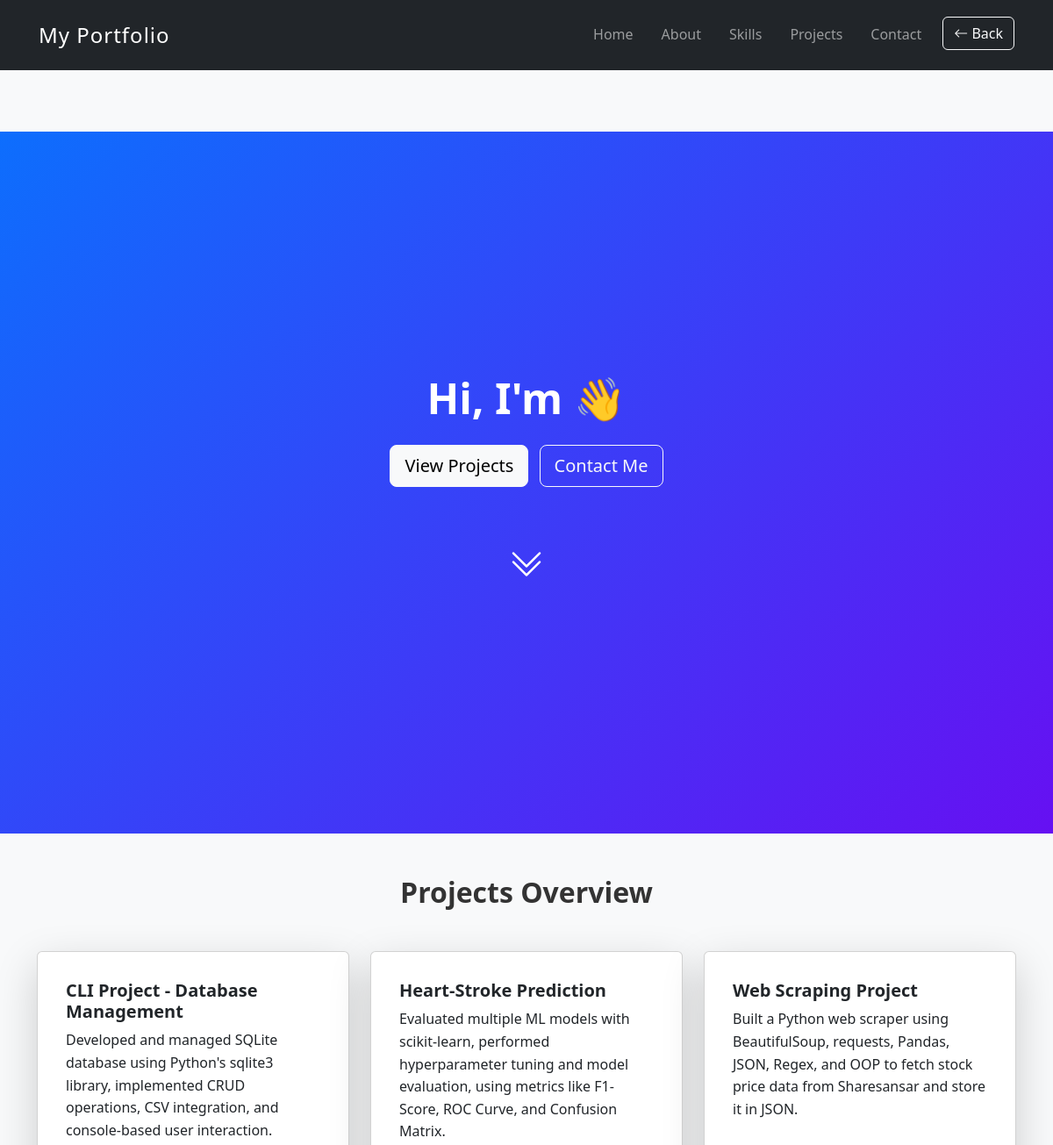
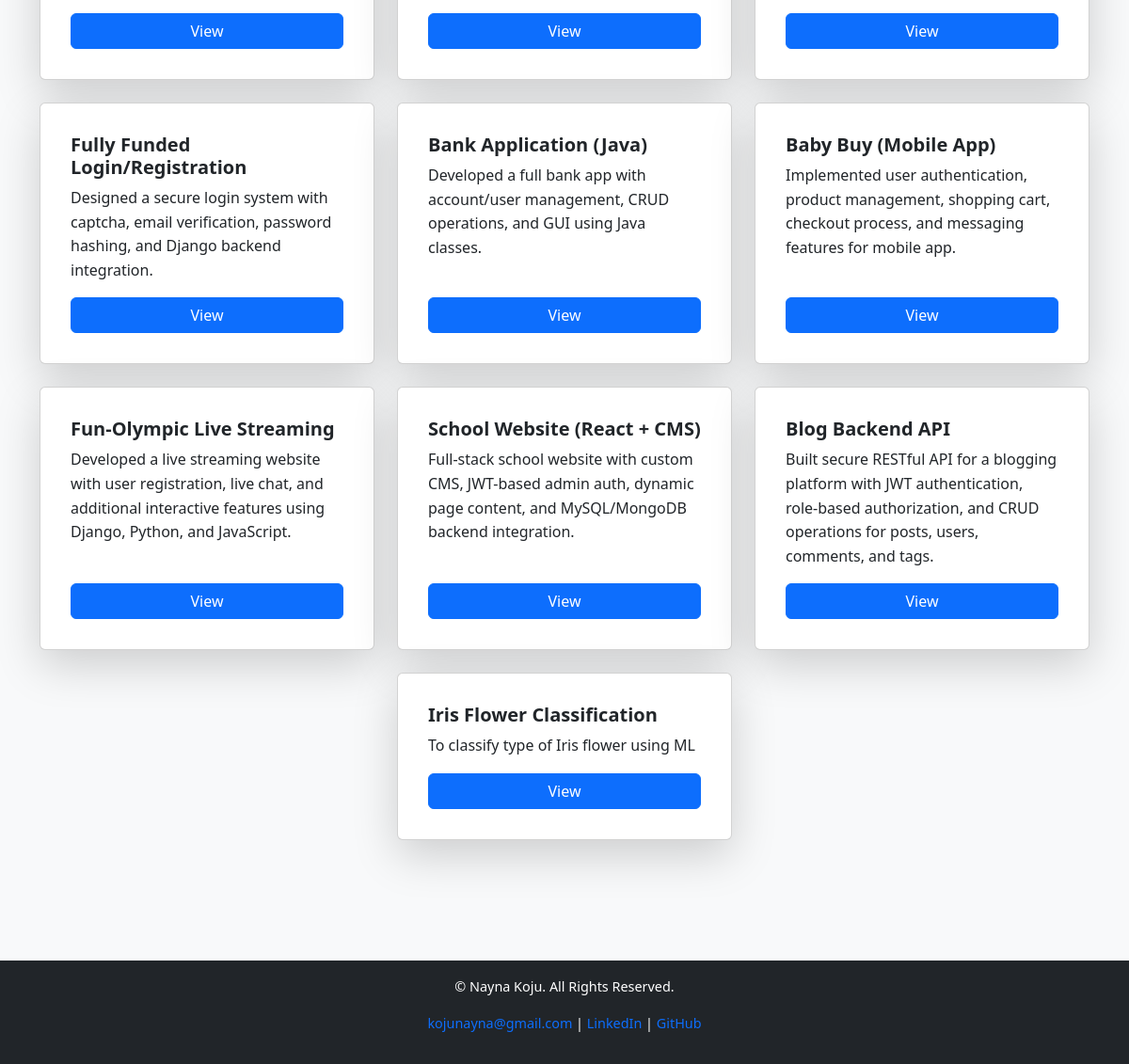
Before: / with the older database file (2 pictures, top to bottom).
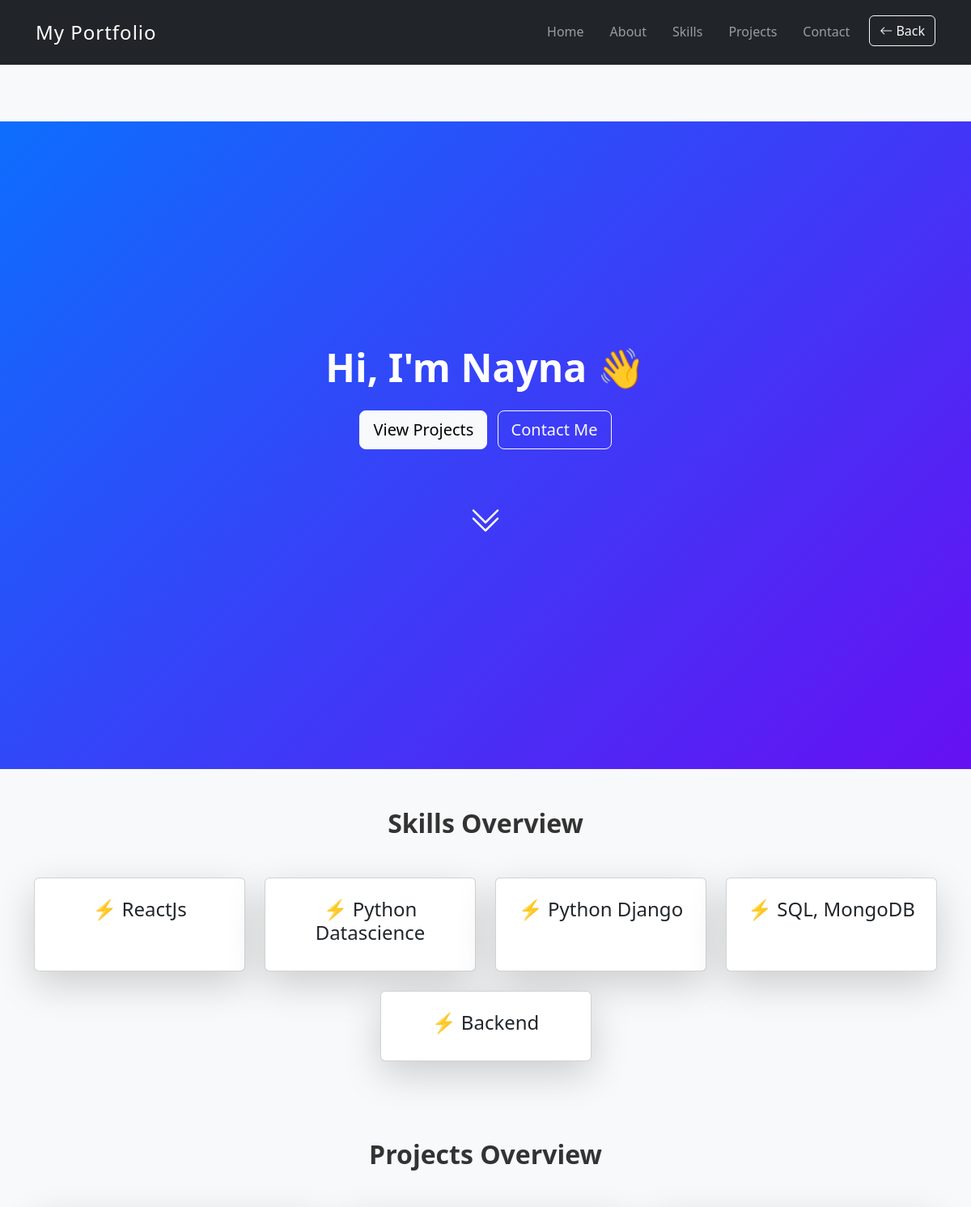
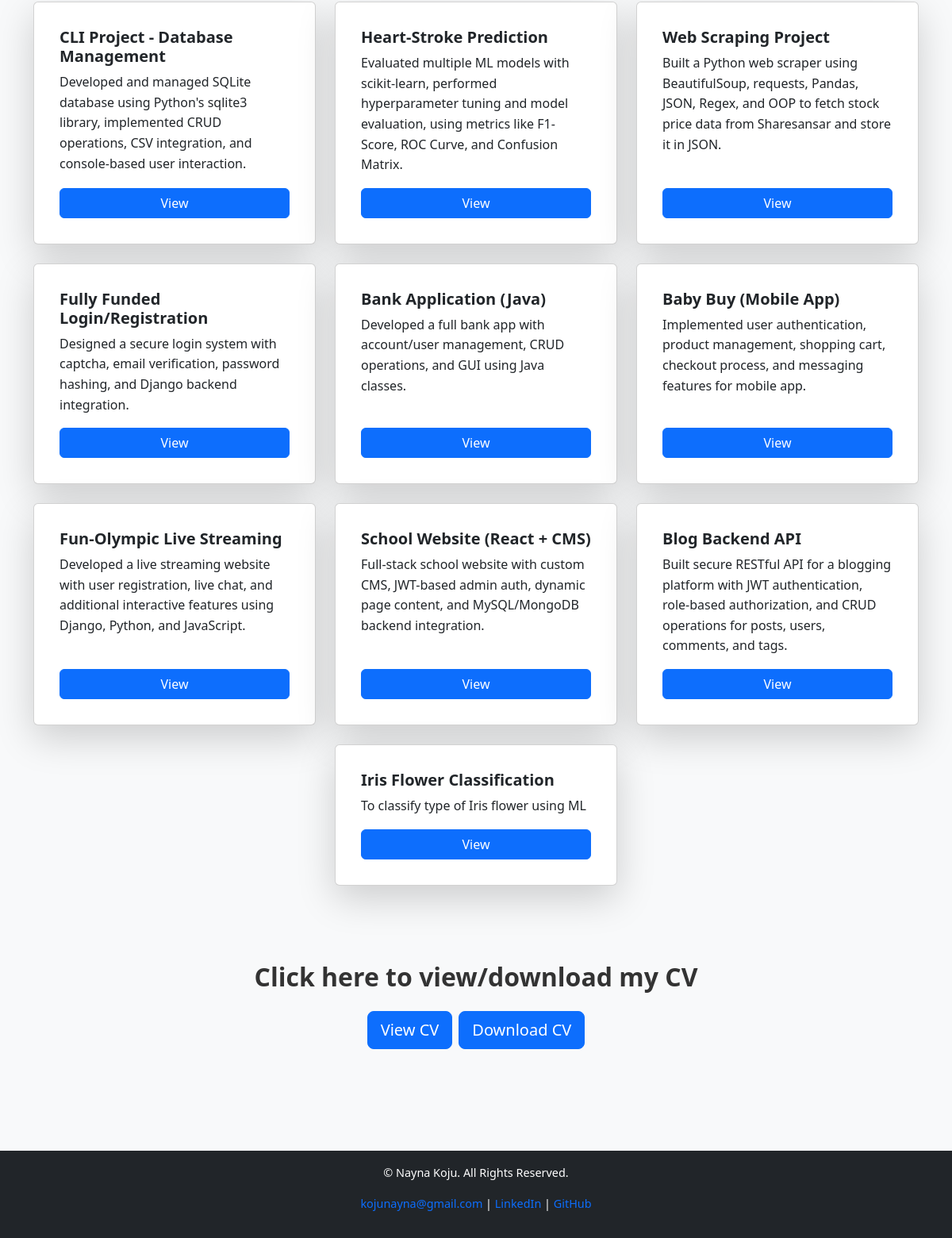
After: the same page with the newer database file (2 pictures, top to bottom).
### myportfolio/models.py (models this page shows, shortened)
class Project(models.Model):
    title = models.CharField(max_length=200)
    description = models.TextField()
    link = models.URLField(blank=True, null=True)  # project link

class Bio(models.Model):
    name = models.CharField(max_length=100)
    title = models.CharField(max_length=200)
    profile_pic=models.ImageField(upload_to="profile_pics/", blank=True, null=True)

class Skill(models.Model):
    name = models.CharField(max_length=100)

### myportfolio/views.py (the view)
# urls.py: path('', views.home, name='home'),
def home(request):
    bio = Bio.objects.first()
    projects = Project.objects.all()
    skills = Skill.objects.all()
    contact = Contact.objects.first()
    cv = CV.objects.last() #fetches the latest CV
    context = {
        "bio": bio,
        "projects": projects,
        "skills": skills,
        "contact": contact,
        "cv" : cv,
    }
    return render(request, "home.html", context)

### myportfolio/templates/home.html (shortened to what this page needs)
{% extends 'base.html' %}
{% block content %}
<main>
  <header id="hero" class="bg-primary text-white text-center py-5 position-relative overflow-hidden" style="min-height: 100vh;">
    <div id="particles-js" class="position-absolute w-100 h-100" style="z-index:0;"></div>
    <div class="container position-relative" style="z-index:1;">
      <h1 class="display-4 fw-bold mb-3" data-aos="fade-down">Hi, I'm {{ bio.name }} 👋</h1>
      <a href="#projects" class="btn btn-light btn-lg me-2 mb-2" data-aos="fade-up" data-aos-delay="500">View Projects</a>
      <a href="{% url 'contact' %}" class="btn btn-outline-light btn-lg mb-2" data-aos="fade-up" data-aos-delay="700">Contact Me</a>
      <div class="scroll-down mt-5" data-aos="fade-up" data-aos-delay="1200">
        <i class="bi bi-chevron-double-down fs-1 text-white animate__animated animate__bounce animate__infinite"></i>
      </div>
    </div>
  </header>
  {% if skills %}
  <section id="skills" class="bg-light py-5">
    <div class="container text-center">
      <h2 class="fw-bold mb-5" data-aos="fade-up">Skills Overview</h2>
      <div class="row g-4 justify-content-center">
        {% for skill in skills %}
          <div class="col-md-3 col-sm-6" data-aos="zoom-in" data-aos-delay="{{ forloop.counter0|add:1 }}00">
            <div class="card shadow-lg p-4 highlight-card h-100">
              <h4>⚡ {{ skill.name }}</h4>
            </div>
          </div>
        {% endfor %}
      </div>
    </div>
  </section>
  {% endif %}
  {% if projects %}
  <section id="projects" class="py-5">
    <div class="container">
      <h2 class="fw-bold text-center mb-5" data-aos="fade-up">Projects Overview</h2>
      <div class="row g-4 justify-content-center">
        {% for project in projects %}
          {% cycle 'fade-up' 'fade-down' 'fade-left' 'fade-right' as animation silent%}
          <div class="col-md-4 col-sm-6" data-aos="{{ animation }}" data-aos-delay="{{ forloop.counter0|add:1 }}00">
            <div class="card h-100 shadow-lg project-card p-3">
              <div class="card-body d-flex flex-column">
                <h5 class="card-title fw-bold">{{ project.title }}</h5>
                <p class="card-text">{{ project.description }}</p>
                {% if project.link %}
                  <a href="{{ project.link }}" class="btn btn-primary mt-auto" target="_blank">View</a>
                {% endif %}
              </div>
            </div>
          </div>
        {% endfor %}
      </div>
    </div>
  </section>
  {% endif %}
  {% if cv %}
<section id="cv" class="py-5 bg-light">
  <div class="container text-center">
    <h2 class="fw-bold mb-4" data-aos="fade-up">Click here to view/download my CV</h2>
    <div class="d-flex flex-wrap justify-content-center gap-2">
      <a href="{{ cv.file.url }}" class="btn btn-primary btn-lg" target="_blank" data-aos="fade-up" data-aos-delay="200">
        View CV
      </a>
      <a href="{{ cv.file.url }}" class="btn btn-primary btn-lg" target="_blank" download>
        Download CV
      </a>
    </div>
  </div>
</section>
{% endif %}
</main>
{% endblock %}
{% block extra_js %}
<link href="https://cdn.jsdelivr.net/npm/aos@2.3.4/dist/aos.css" rel="stylesheet">
{% endblock %}

### myportfolio/templates/base.html (shortened to what this page needs)
{% load static %}
<!DOCTYPE html>
<html lang="en">
<head>
    <link rel="stylesheet" href="https://cdn.jsdelivr.net/npm/bootstrap-icons@1.11.3/font/bootstrap-icons.css">
    <link href="https://cdn.jsdelivr.net/npm/bootstrap@5.3.0/dist/css/bootstrap.min.css" rel="stylesheet">
    <link rel="stylesheet" href="{% static 'css/style.css' %}">
</head>
<body>
    <nav class="navbar navbar-expand-lg navbar-dark bg-dark sticky-top">
        <div class="container">
            <a class="navbar-brand" href="{% url 'home' %}">My Portfolio</a>
            <div class="collapse navbar-collapse" id="navbarNav">
                <ul class="navbar-nav ms-auto">
                    <li class="nav-item"><a class="nav-link" href="{% url 'home' %}">Home</a></li>
                    <li class="nav-item"><a class="nav-link" href="{% url 'about' %}">About</a></li>
                    <li class="nav-item"><a class="nav-link" href="{% url 'skills' %}">Skills</a></li>
                    <li class="nav-item"><a class="nav-link" href="{% url 'projects' %}">Projects</a></li>
                    <li class="nav-item"><a class="nav-link" href="{% url 'contact' %}">Contact</a></li>
                    <li class="nav-item">
                        <button id="backButton" class="btn btn-outline-light ms-3">
                            <i class="bi bi-arrow-left"></i> Back
                        </button>
                    </li>
                </ul>
            </div>
        </div>
    </nav>
    <main class="flex-grow-1">
        {% block content %}{% endblock %}
    </main>
    <footer class="text-center py-3 fixed-bottom bg-dark text-white">
        <div class="container">
            <p>&copy; {{ now|date:"Y" }} Nayna Koju. All Rights Reserved.</p>
            <p>
                <a href="mailto:kojunayna@gmail.com">kojunayna@gmail.com</a> |
                <a href="https://www.linkedin.com/in/nayna-koju/" target="_blank">LinkedIn</a> |
                <a href="https://github.com/NaynaKoju" target="_blank">GitHub</a>
            </p>
        </div>
    </footer>
    {% block extra_js %}{% endblock %}
</body>
</html>

### myportfolio/static/css/style.css (style rules this page uses)
body { font-family: 'Segoe UI', Tahoma, Geneva, Verdana, sans-serif; line-height: 1.6; color: #333; background-color: #f8f9fa; margin: 0; padding: 0; display: flex; flex-direction: column; min-height: 100vh; }
main { flex: 1; margin-top: var(--navbar-height, 70px); padding-bottom: var(--footer-height, 80px); }
a { text-decoration: none; transition: color 0.3s ease; }
.navbar { padding: 1rem 2rem; position: fixed; top: 0; left: 0; width: 100%; z-index: 1030; }
.navbar-brand { font-size: 1.5rem; letter-spacing: 1px; }
.nav-link { margin-left: 1rem; transition: color 0.3s ease, transform 0.3s ease; }
header#hero { background: linear-gradient(135deg, #0d6efd, #6610f2); color: #fff; display: flex; align-items: center; justify-content: center; text-align: center; padding: 0 1rem; min-height: 50vh; }
header#hero h1 { font-size: 3rem; font-weight: 700; margin-bottom: 0.5rem; }
#skills .card { transition: transform 0.3s ease, box-shadow 0.3s ease; }
#skills h2 { margin-bottom: 2rem; }
footer { background-color: #212529; color: #fff; font-size: 0.9rem; position: fixed; bottom: 0; left: 0; width: 100%; z-index: 1030; padding: 15px 0; text-align: center; }
footer a { color: #0d6efd; }

Changed rows visible on the page:
added Bio: name "Nayna"
added Skill: name "ReactJs"
added Skill: name "Python Datascience"
added Skill: name "Python Django"
added Skill: name "SQL, MongoDB"
added Skill: name "Backend"
Other visible differences:
text now shown: "Skills Overview Click here to view/download my CV View CV Download CV"
